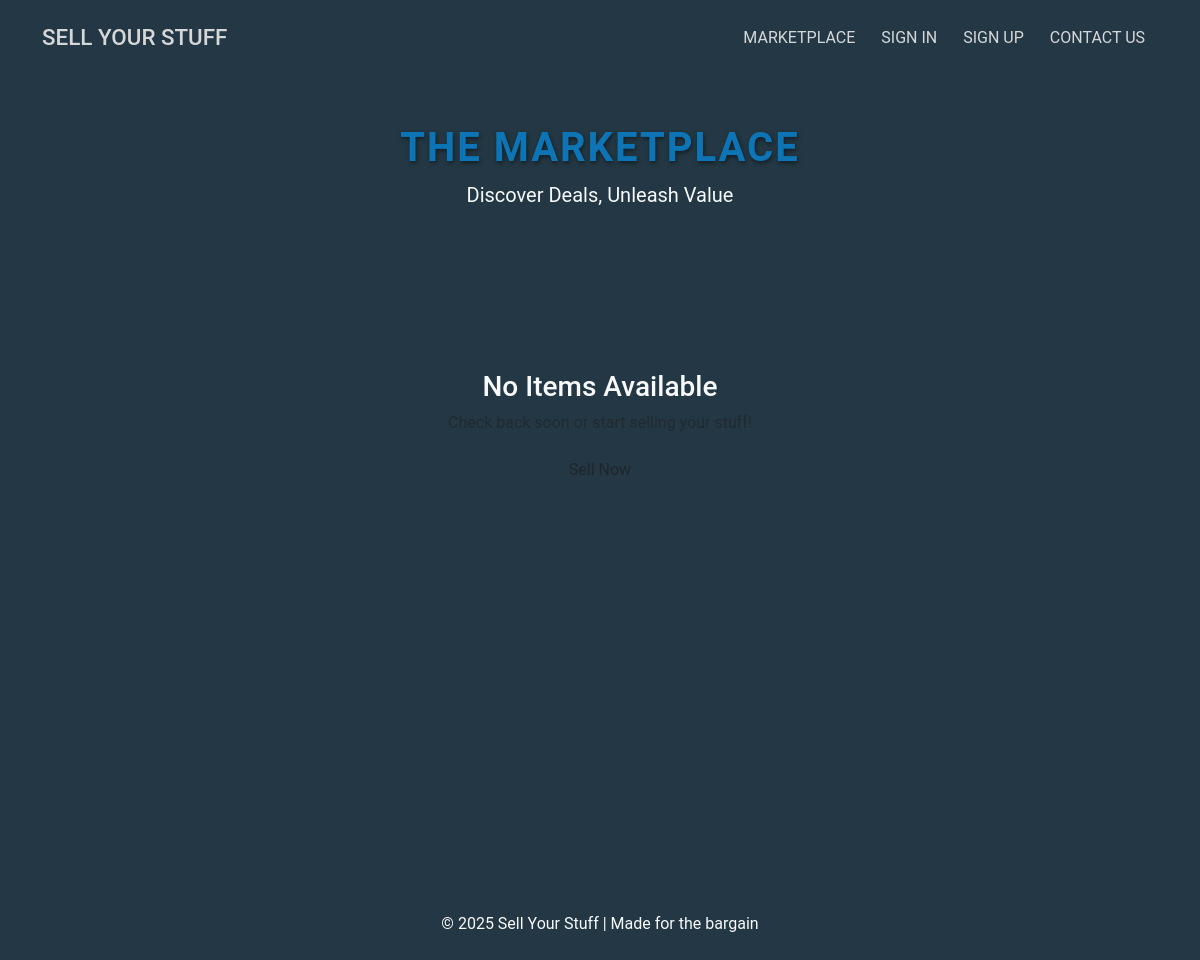
Page /market/ on the earlier database version.
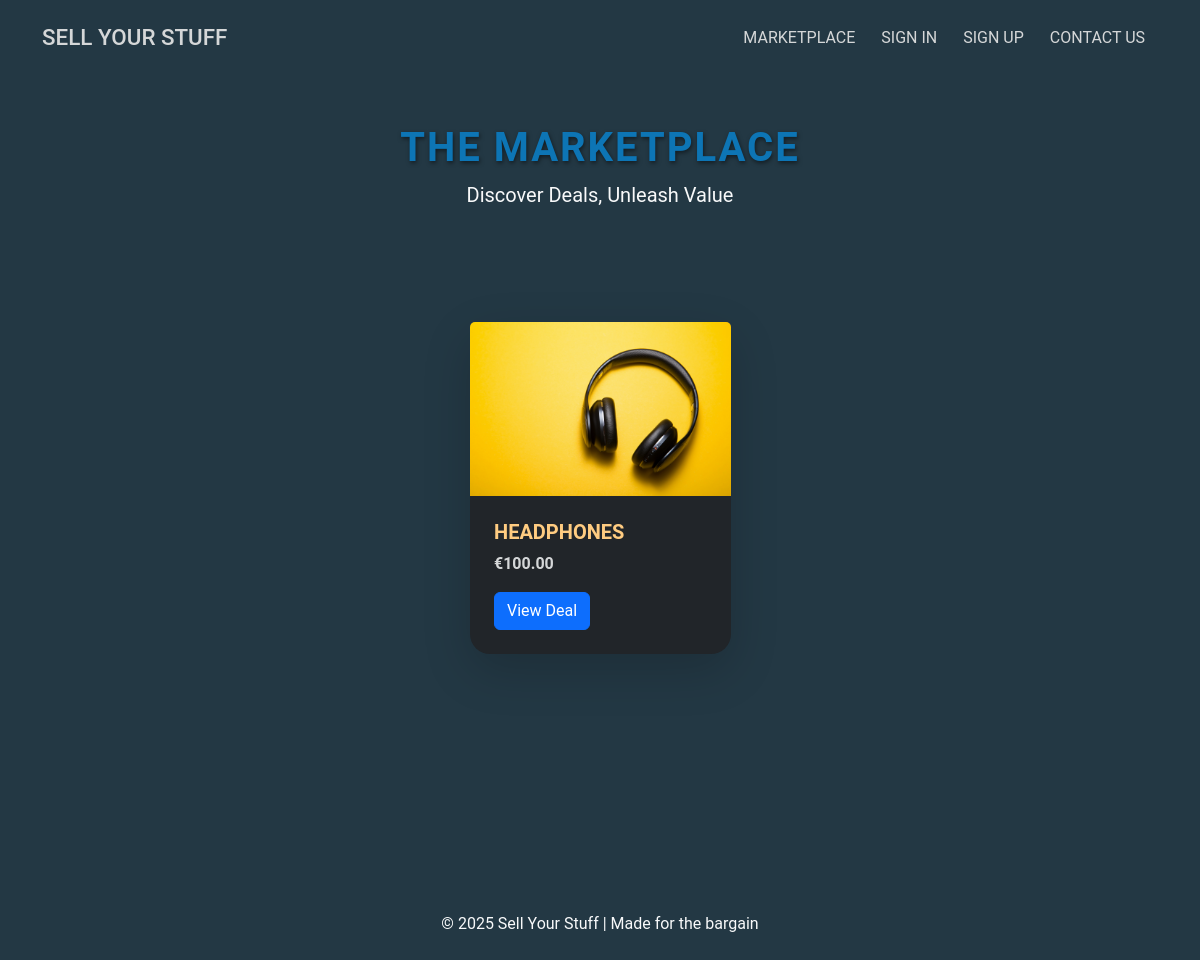
Same page on the later database version.
### sales/models.py (models this page shows, shortened)
class Sale(models.Model):
    STATUS_CHOICES = [
        ("available", "Available"),
        ("sold", "Sold"),
        ("pending", "Pending"),  # Pending approval by seller
    ]
    user = models.ForeignKey(User, on_delete=models.CASCADE)  # Seller
    title = models.CharField(max_length=200)
    description = models.TextField()
    price = models.DecimalField(max_digits=10, decimal_places=2)
    main_image = models.ImageField(
        upload_to="product_images/", blank=True, null=True
    )  # Main image
    image_1 = models.ImageField(upload_to="product_images/", blank=True, null=True)
    image_2 = models.ImageField(upload_to="product_images/", blank=True, null=True)
    image_3 = models.ImageField(upload_to="product_images/", blank=True, null=True)
    video = models.FileField(
        upload_to="product_videos/", blank=True, null=True
    )  # Video upload field
    status = models.CharField(
        max_length=20,
        choices=[("available", "Available"), ("pending", "Pending"), ("sold", "Sold")],
        default="available",
    )
    created_at = models.DateTimeField(auto_now_add=True)
    updated_at = models.DateTimeField(auto_now=True)  # Updates on save

### market/views.py (the view)
# urls.py: path("", market_list, name="market_list"),
def market_list(request):
    products = Sale.objects.filter(status="available").order_by("-created_at")
    return render(request, "market/market.html", {"products": products})

### sell_ur_stuff_site/context_processors.py (called while the page is built)
def unread_notifications(request):
    if request.user.is_authenticated:
        unread_count = Notification.objects.filter(
            user=request.user, is_read=False
        ).count()
    else:
        unread_count = 0
    return {"unread_notifications": unread_count}

### market/templates/market/market.html (shortened to what this page needs)
{% extends "base.html" %}
{% load static %}
{% block content %}
<div class="container-fluid px-0 marketplace-hero">
    <div class="hero-section text-center text-light py-5 animate__animated animate__fadeIn">
        <h1 class="fw-bold text-uppercase hero-title">
            The Marketplace
        </h1>
        <p class="lead lead-custom">
            Discover Deals, Unleash Value
        </p>
    </div>
    <div class="container py-5">
        <div class="row g-4 justify-content-center">
            {% for product in products %}
                <div class="col-lg-3 col-md-6 col-sm-12">
                    <div class="card bg-dark text-light shadow-lg border-0 h-100 market-card animate__animated animate__zoomIn">
                        <div class="card-img-top position-relative overflow-hidden">
                            {% if product.main_image %}
                                <img src="{{ product.main_image.url }}" class="img-fluid w-100 h-100 object-fit-cover" alt="{{ product.title }}" height="300" width="300">
                            {% else %}
                                <img src="https://via.placeholder.com/300" class="img-fluid w-100 h-100 object-fit-cover" alt="No Image" height="300" width="300">
                            {% endif %}
                            <div class="overlay position-absolute top-0 start-0 w-100 h-100"></div>
                        </div>
                        <div class="card-body d-flex flex-column p-4">
                            <h5 class="card-title fw-bold fw-bold-secondary">{{ product.title|truncatechars:25 }}</h5>
                            <p class="card-text flex-grow-1 card-text-hover-color small_text">€{{ product.price }}</p>
                            <a href="{% url 'sale_detail' product.id %}" class="btn btn-primary btn-primary-custom mt-auto align-self-start">
                                View Deal
                            </a>
                        </div>
                    </div>
                </div>
            {% empty %}
                <div class="col-12 text-center py-5 animate__animated animate__fadeIn">
                    <h3 class="text-light secondary-font-color">No Items Available</h3>
                    <p class="text-muted">Check back soon or start selling your stuff!</p>
                    <a href="{% url 'sale_create' %}" class="btn btn-outline btn-outline-custom button_profile">Sell Now</a>
                </div>
            {% endfor %}
        </div>
    </div>
</div>
{% endblock content %}

Differences in the rows shown:
added Sale: main_image (picture), title "HEADPHONES", price "100.00"
Other differences:
text no longer shown: "No Items Available"
